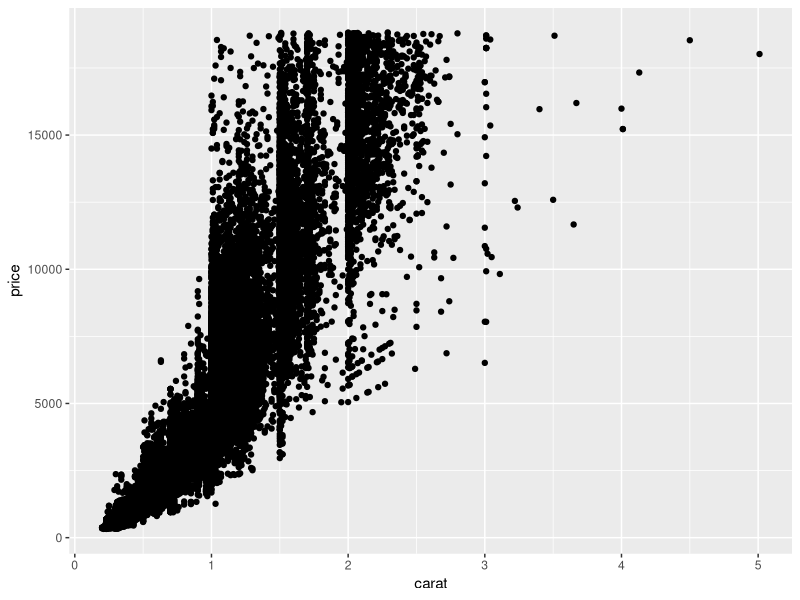
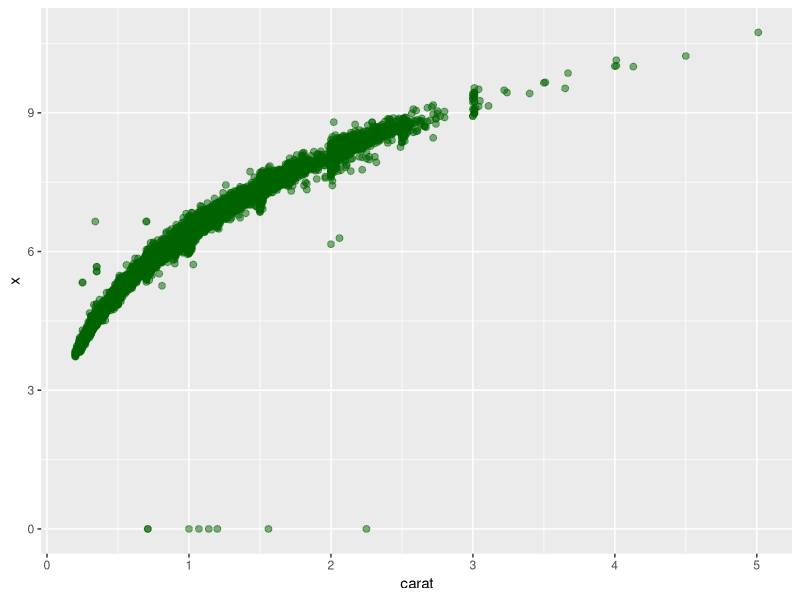
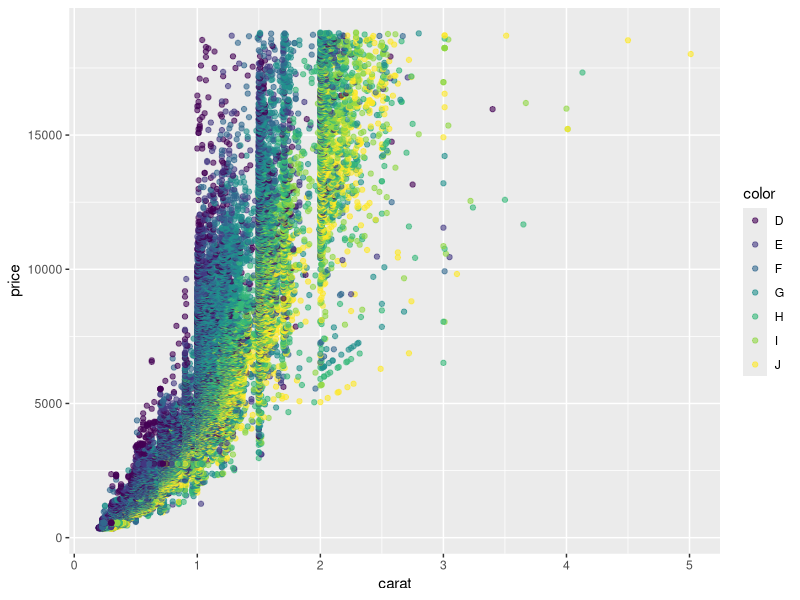
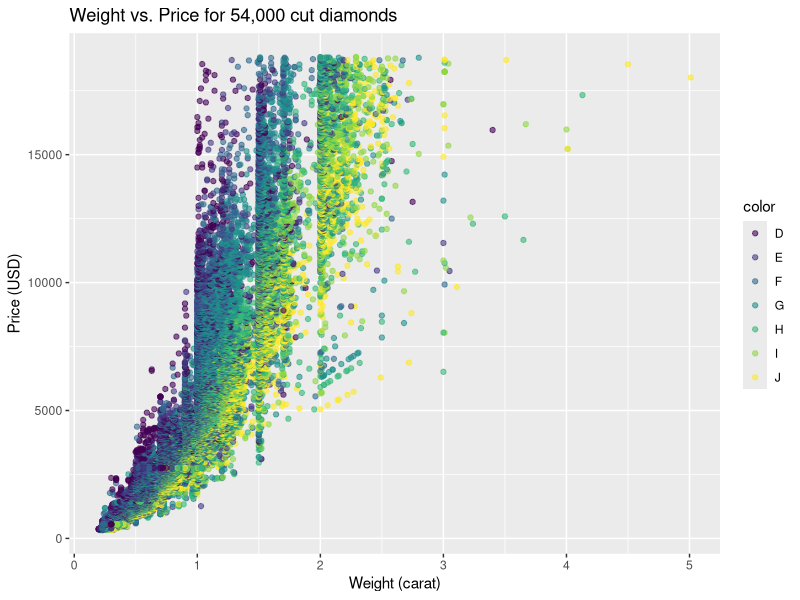
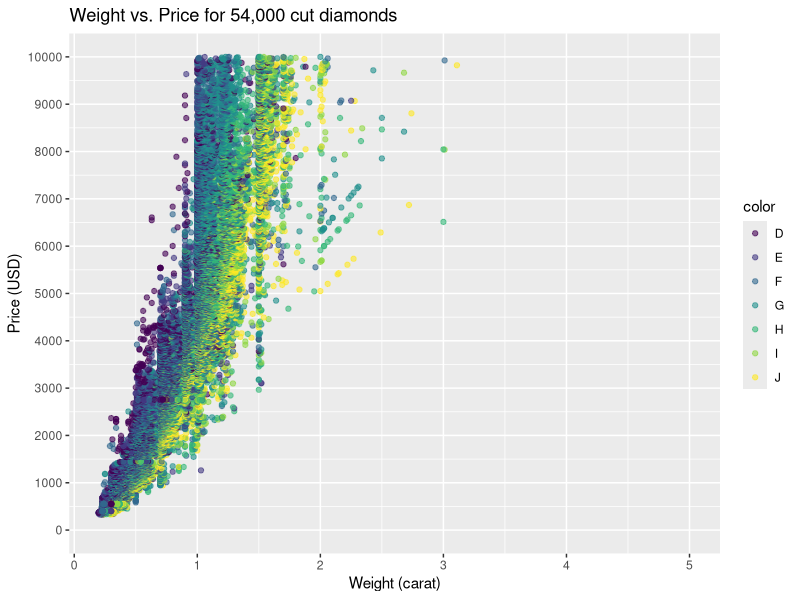
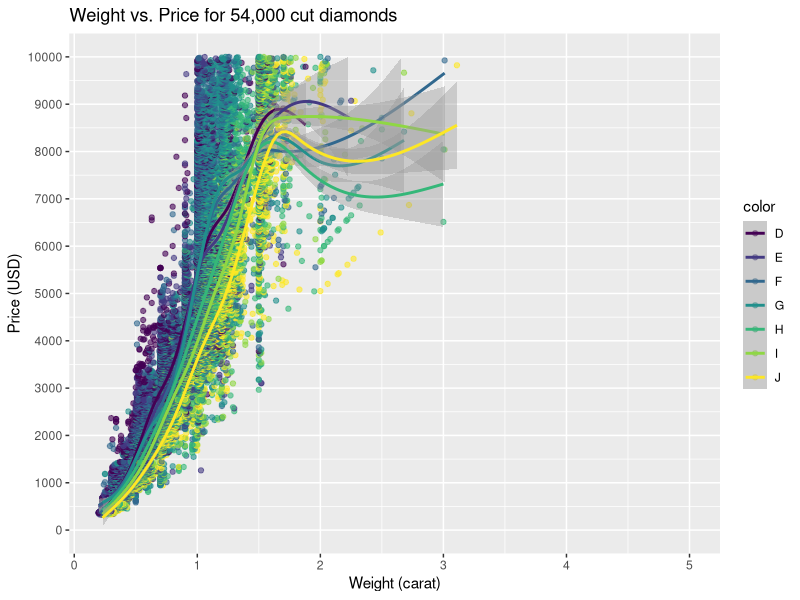
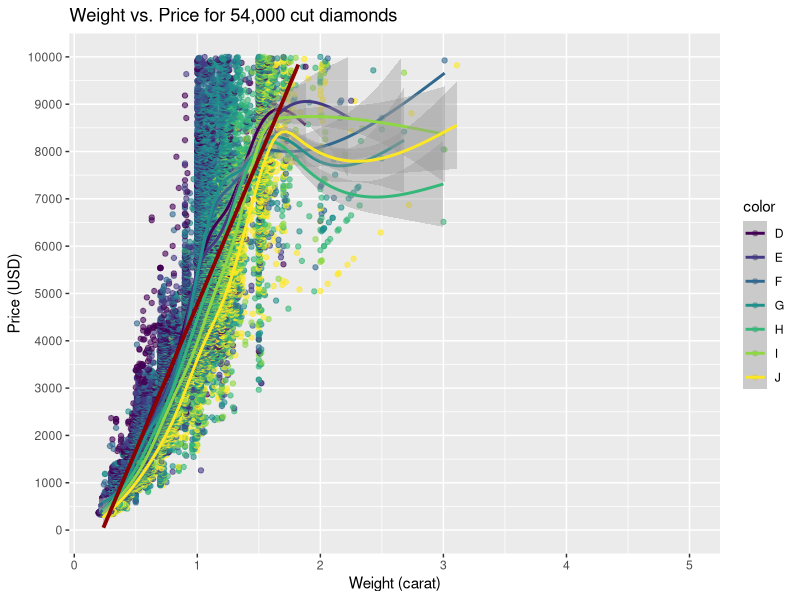
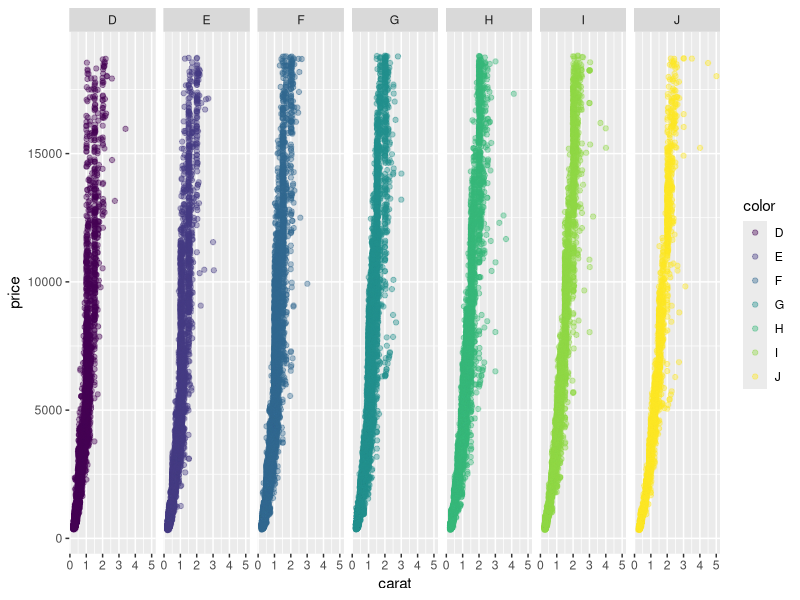

Source code (R) for these figures, in order: (Note: this script raises an error after producing the figures.)

library(ggplot2) # load the ggplot2 package

### Making a scatter plot

# 1. Explore the dataset
?diamonds # get info about ggplot2's built-in diamonds dataset
head(diamonds) # look at the first few rows of data form the diamonds dataset

# 2. Make a scatter plot
MyPlot <- ggplot(aes(x = carat, y = price), data = diamonds) + geom_point()
MyPlot

#3. Change how the data points look
MyPlot <- ggplot(aes(x = carat, y = x), data = diamonds) + geom_point(alpha=0.5, color="darkgreen", size=2)
MyPlot

#4. Plot a third variable -- color
MyPlot <- ggplot(aes(x = carat, y = price, color = color), data = diamonds) + geom_point(alpha=0.6)
MyPlot

#5. Add a title and axis labels
MyPlot <- MyPlot + ggtitle("Weight vs. Price for 54,000 cut diamonds") +
  xlab("Weight (carat)") +
  ylab("Price (USD)")
MyPlot

#6. Adjust the y axis scale
MyPlot <- MyPlot + scale_y_continuous(limits=c(0, 10000), breaks = seq(0, 10000, 1000))
MyPlot

#7. Plot a line of best fit for each color
MyPlot <- MyPlot + geom_smooth()
MyPlot

#8. Plot a line of best fit for the entire data set using a linear model
MyPlot <- MyPlot + geom_smooth(method = "lm", color = "darkred", size = 1.3)
MyPlot

#9. Separate out each color into an individual facet (arranged in columns)
MyPlot <- ggplot(aes(x = carat, y = price, color = color), data = diamonds) +
  geom_point(alpha=0.4) +
  facet_grid(. ~ color)
MyPlot

#10. Add a series of facets (arranged in rows) for the clarity variable
MyPlot <- ggplot(aes(x = carat, y = price, color = color), data = diamonds) +
  geom_point(alpha=0.3) +
  facet_grid(clarity ~ color)
MyPlot <- MyPlot +
  xlab("Weight (carat)") +
  ylab("Price (USD)") +
  ggtitle("Weight vs. Price and Clarity for 54,000 cut diamonds")
MyPlot

### Making a Boxplot

#11. subset all diamonds with with a weight of 1 carat
SmallDiamonds <- subset(diamonds, carat == 1)

#12. Make a boxplot of diamons clarity vs price
MyBoxPlot <- ggplot(data = SmallDiamonds, aes(x = clarity, y = price)) + geom_boxplot()
MyBoxPlot

#13. Color the boxes
MyBoxPlot <- ggplot(data = SmallDiamonds, aes(x = clarity, y = price, fill=clarity)) + geom_boxplot()
MyBoxPlot

#14. Visualize the 'cut' variable using fill color
MyBoxPlot <- ggplot(data = SmallDiamonds, aes(x = clarity, y = price, fill=cut)) + geom_boxplot()
MyBoxPlot

#15. Change the fill colors and legend title
MyBoxPlot <- MyBoxPlot + scale_fill_brewer("Diamond cut", palette = "Reds")
MyBoxPlot

#16. Change the x axis labels
MyBoxPlot <- MyBoxPlot + scale_x_discrete("Clarity", labels=c("Inclusions", "Slight Incl2", "Slight Incl1", "V Slight Incl2", "V Slight Incl1", "VV Slight Incl2", "VV Slight Incl1", "Flawless"))
MyBoxPlot

#17. Given the plot a title and rename the y axis
MyBoxPlot <- MyBoxPlot + ggtitle("Clarity and cut vs price for 54,000 cut diamonds") +
  ylab("Price (USD)")
MyBoxPlot

#18. Add an annotation
MyBoxPlot <- MyBoxPlot + annotate("text", x=c("IF"), y=6000, label="Here's an \n annotation", size=4)
MyBoxPlot

############## Histograms

#19. Make a histogram of diamond prices, fill the bars dark blue
MyHistogram <- ggplot(diamonds, aes(x=price)) + geom_histogram(fill="darkblue")
MyHistogram

#20. Make a histogram of diamond cut values, make each bar a unique color
MyHistogram <- ggplot(diamonds, aes(x=cut, fill=cut)) + geom_histogram()
MyHistogram

#21. Create a stacked histogram with color as a second variables
MyHistogram <- ggplot(diamonds, aes(x=cut, fill=color)) + geom_histogram()
MyHistogram

#22. Unstack the histogram and break out the color variable into separate bars
MyHistogram <- ggplot(diamonds, aes(x=cut, fill=color)) + geom_histogram(position="dodge")
MyHistogram

#23 add axis labels and a title, change the color palette, and add a legend title
MyHistogram <- MyHistogram + ggtitle("Histogram of 54,000 diamonds by gem cut and color") +
  ylab("Frequency") +
  xlab("Cut") +
  scale_fill_brewer("Diamond\n color", palette="greens")
MyHistogram

#24 Make a density plot of overlapping samples
MyHistogram2 <- ggplot(data = mpg, aes(x = hwy)) + geom_histogram()
MyHistogram2

MyDensityPlot <- ggplot(data = mpg, aes(x = hwy, fill = drv)) +
  geom_density(position = "identity", alpha = 0.4) +
  xlab("Highway mpg") +
  ylab("PDF") +
  ggtitle("Density Distribution of mpg as a factor of transmission type for 38 cars models") +
  scale_fill_brewer("Transmission\n Type", palette="Set1") # \n inserts a line break in labels
MyDensityPlot

#25. Save the plot as a high resolution .png image

pmg(filename = "my saved density plot.png", type = "cairo", units = "in", width = 6, height = 4, pointsize = 16, res = 400) # create a new 6x4 inch png image file, call it 'my saved plot.png'
MyDensityPlot # write the plot to the image file
dev.off() # close the file (RStudio will now send plots back to the default plot window as usual)

#26 Use a more minimal black and white theme for non-data elements
MyHistogramBW <- ggplot(diamonds, aes(x = carat)) + geom_histogram() + theme_bw()
MyHistogramBW

